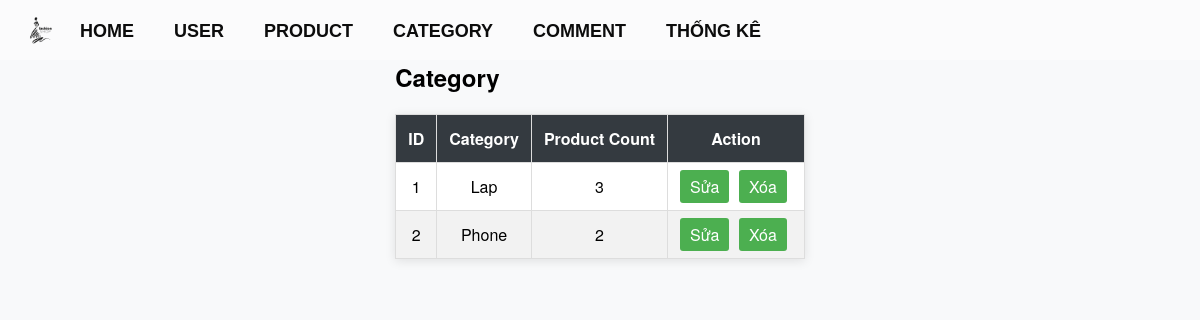
The page /Admin/index.php?act=category (signed in) on the database its author committed.
### tables this page shows
CREATE TABLE `categories` (
  `id` int NOT NULL,
  `name` varchar(100) NOT NULL
);

### Admin/controller/CateController.php (called while the page is built, shortened)
<?php
class CategoryController
{
    public $categorys;
    public function __construct()
    {
        $this->categorys = new Category();
    }
    public function view_category(){
        $list_category = $this->categorys->getCategories();
        require_once '../Admin/view/Form/category.php';
    }
}

### Admin/view/config/core.php (called while the page is built, shortened)
<?php
function connectDB() {
    $host = DB_HOST;
    $port = DB_PORT;
    $dbname = DB_NAME;
    try {
        $conn = new PDO("mysql:host=$host;port=$port;dbname=$dbname", DB_USERNAME, DB_PASSWORD);
        $conn->setAttribute(PDO::ATTR_ERRMODE, PDO::ERRMODE_EXCEPTION);
        $conn->setAttribute(PDO::ATTR_DEFAULT_FETCH_MODE, PDO::FETCH_ASSOC);
        return $conn;
    } catch (PDOException $e) {
        echo ("Connection failed: " . $e->getMessage());
    }
}
?>

### Admin/model/CategoryQuery.php (called while the page is built, shortened)
<?php
class Category {
    private $conn;
    public function __construct() {
        $this->conn = connectDB();
    }
    public function getCategories() {
        try {
           $sql = "SELECT
                    c.id,
                    c.name,
                    COUNT(p.id) AS product_count
                FROM
                    categories c
                LEFT JOIN
                    products p ON c.id = p.category_id
                GROUP BY
                    c.id, c.name";
            $stmt = $this->conn->prepare($sql);
            $stmt -> execute();
            return $stmt-> fetchAll();
        } catch(PDOException $e) {
            echo "Connection failed: " . $e->getMessage();
        }
    }
}

### Admin/view/Form/category.php (the view, shortened to what this page needs)
<div class="container">
    <div class="row">
        <table class="table">
            <h2>Category</h2>
            <thead>
                <tr>
                    <th>ID</th>
                    <th>Category</th>
                    <th>Product Count</th>
                    <th>Action</th>
                </tr>
            </thead>
            <tbody>
                            <?php foreach ($list_category as $category) : ?>
                <tr>
                    <td><?php echo $category['id']; ?></td>
                    <td><?php echo $category['name']; ?></td>
                    <td><?php echo $category['product_count']; ?></td>
                    <td>
                    <a href="?act=form_update_category&id=<?= $category['id'] ?>">Sửa</a>
                    <a href="?act=delete_category&id=<?= $category['id'] ?>" onclick="return confirm('Bạn chắc chắn muốn xóa?')">Xóa</a>
                        </div>
            <?php endforeach; ?>

### Admin/view/css/index.css (style rules this page uses)
* { margin: 0; padding: 0; box-sizing: border-box; font-family: 'Helvetica Neue', Helvetica, Arial, sans-serif; }
body { background-color: #f8f9fa; display: flex; flex-direction: column; align-items: center; }
table { width: 100%; margin-top: 20px; border-collapse: collapse; background-color: #fff; box-shadow: 0 2px 10px rgba(0, 0, 0, 0.1); }
table th, table td { padding: 12px; border: 1px solid #ddd; text-align: center; }
table th { background-color: #343a40; color: #fff; }
table td a { text-decoration: none; padding: 5px 10px; background-color: #4CAF50; color: white; border-radius: 3px; margin-right: 5px; }
table tr:nth-child(even) { background-color: #f2f2f2; }

### rows shown on the page
categories: id "1", name "Lap", product_count "3"
categories: id "2", name "Phone", product_count "2"
